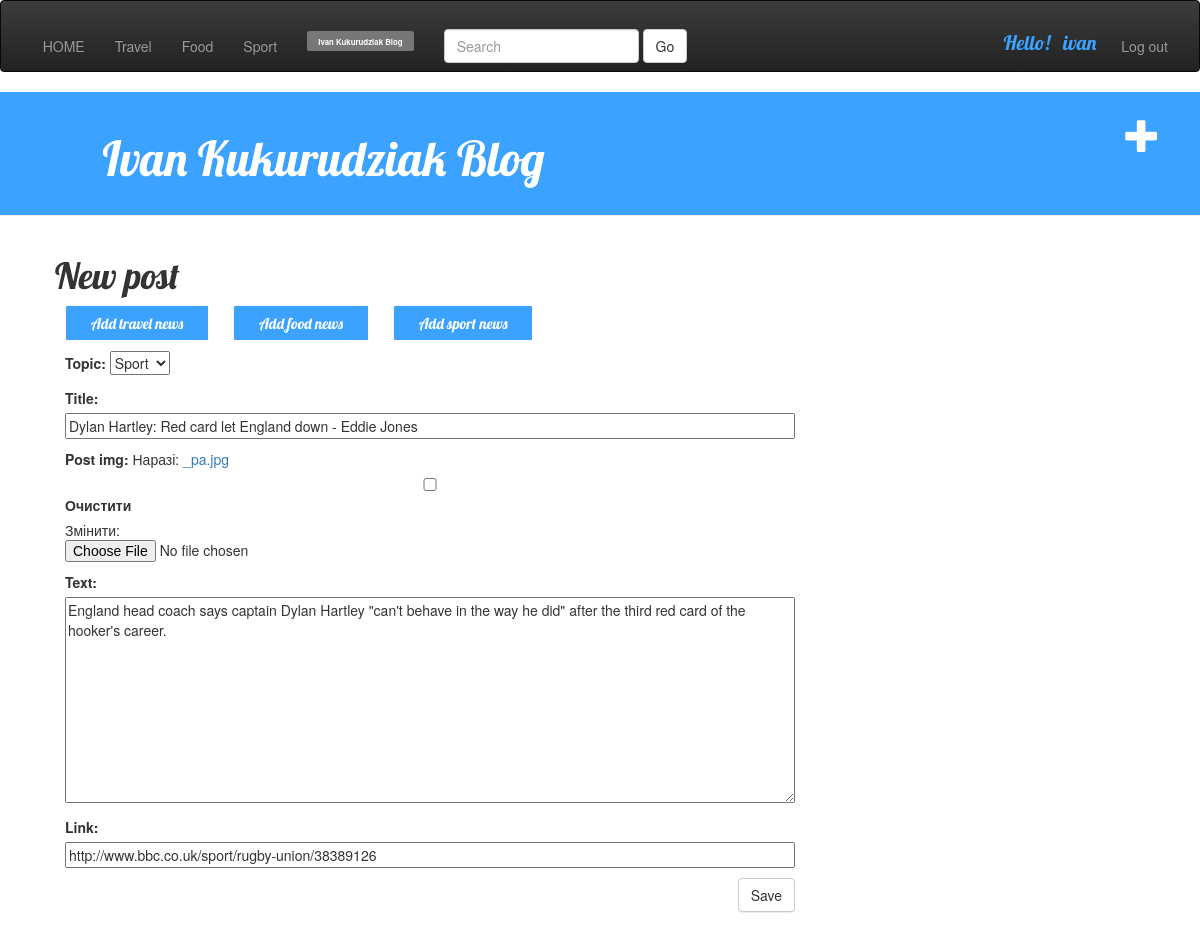
The app's page /post/69/edit/ (signed in) with its own data.
### blog/models.py (models this page shows, shortened)
class Post(models.Model):
    author = models.ForeignKey('auth.User')
    topic = models.CharField(choices=TOPIC_CHOICES,
                                     default='Travel', max_length=50)
    title = models.CharField(max_length= 200)
    post_img = models.ImageField(blank=True,null=True)
    text = models.TextField()
    created_date = models.DateTimeField(default=timezone.now())
    published_date = models.DateTimeField(blank=True,null=True)
    link = models.CharField(max_length=500, blank=True,null=True)

### blog/views.py (the view)
def post_edit(request, pk):
    post = get_object_or_404(Post, pk=pk)
    if request.method == "POST":
        form = PostForm(request.POST, request.FILES, instance=post)
        if form.is_valid():
            post = form.save(commit=False)
            post.author = request.user
            post.published_date = timezone.now()
            post.save()
            return redirect('post_detail', pk=post.pk)
    else:
        form = PostForm(instance=post)
    return render(request, 'blog/post_edit.html', {'form': form})

### blog/forms.py
class PostForm(forms.ModelForm):
    class Meta:
        model = Post
        fields = ( 'topic','title', 'post_img', 'text', 'link')

### blog/templates/blog/post_edit.html
{% extends 'blog/base.html' %}
{% block content %}
    <h1>New post</h1>
    <div class="container-news">
     {% if user.email == 'ivankukurudziak@gmail.com' %}
     <form  action="/add_travelnews" method="get" >
         <button type="submit"class="button-news">Add travel news</button>
     </form>
     <form action="/add_foodnews" method="get" >
         <button type="submit"class="button-news">Add food news</button>
     </form>
     <form action="/add_sportnews" method="get" >
         <button type="submit"class="button-news">Add sport news</button>
     </form></div>
    {% endif %}
    <form method="POST" class="post-form" enctype="multipart/form-data">{% csrf_token %}
        {{ form.as_p }}
        <button type="submit" class="save btn btn-default">Save</button><br><br>
    </form>
{% endblock %}

### blog/templates/blog/base.html (shortened to what this page needs)
<!DOCTYPE html>
{% load static %}
<html lang="uk">
  <head>
    <link rel="stylesheet" href="//maxcdn.bootstrapcdn.com/bootstrap/3.2.0/css/bootstrap.min.css">
    <link rel="stylesheet" href="//maxcdn.bootstrapcdn.com/bootstrap/3.2.0/css/bootstrap-theme.min.css">
    <link rel="stylesheet" href="https://maxcdn.bootstrapcdn.com/bootstrap/3.3.7/css/bootstrap.min.css">
    <link rel="stylesheet" href="{% static 'css/blog.css' %}">
  </head>
<body>
    <nav class="navbar navbar-inverse">
  ...<div class="collapse navbar-collapse" id="bs-example-navbar-collapse-1">
      <ul class="nav navbar-nav">
        <li><a href="/home">&nbsp;&nbsp;&nbsp;HOME </a></li>
        <li><a href="/travel">Travel</a></li>
        <li><a href="/food">Food</a></li>
        <li><a href="/sport">Sport</a></li>
      </ul>
      <form class="navbar-form navbar-left">
          <span class="label label-default" ><a class="label label-default" href="https://vk.com/id_13081992" target="_blank" >Ivan Kukurudziak Blog</a></span>
      </form>
        <form action="/search" class="navbar-form navbar-left" method="get">
                <input type="text" name="q" class="form-control" placeholder="Search">
            <button type="submit" class="btn btn-default">Go</button>
        </form>
      <ul class="nav navbar-nav navbar-right">
        {% if user.is_authenticated %}>
            <li class="username">Hello!&nbsp;&nbsp;&nbsp;{{ user.username }}</li>
            <li><a href="/log_out">Log out&nbsp;&nbsp;</a></li>
        {% else %}
            <li><a href="/log_in">Log in</a></li>
            <li><a href="/sing_up">Sing up&nbsp;&nbsp;&nbsp;&nbsp;</a></li>
        {% endif %}
      </ul>
    </div>
        </nav>
    <div class="page-header" >
            {% if user.email == "ivankukurudziak@gmail.com" %}
                <a href="{% url 'post_new' %}" class="top-menu"><span class="glyphicon glyphicon-plus"></span></a>
            {% endif %}
        <h1><a href="/home">&nbsp;&nbsp;&nbsp;&nbsp;&nbsp;&nbsp;Ivan Kukurudziak Blog</a></h1>
    </div>
    <div class="content container">
        <div class="row">
            <div class="col-md-8">
            {% block content %}
            {% endblock %}
            </div>
        </div>
    </div>
</body>
</html>

### blog/static/css/blog.css (style rules this page uses)
.page-header { background-color: #3ba2ff; margin-top: 0; padding: 20px 20px 20px 40px; }
.page-header h1, .page-header h1 a, .page-header h1 a:visited, .page-header h1 a:active { color: #ffffff; font-size: 36pt; text-decoration: none; }
.content { margin-left: 40px; }
.username { font-size: 20px; font-family: 'Lobster'; color: #3ba2ff; padding: 8px 10px 10px 8px; }
h1, h2, h3, h4 { font-family: 'Lobster', cursive; }
.save { float: right; }
.post-form textarea, .post-form input { width: 100%; }
.top-menu, .top-menu:hover, .top-menu:visited { color: #ffffff; float: right; font-size: 26pt; margin-right: 20px; }
form { margin: 10px; }

### records on screen
Post: topic "Sport", title "Dylan Hartley: Red card let England down - Eddie Jones", text "England head coach says captain Dylan Hartley \"can't behave in the way he did\" after the third red card of the hooker's career.", link "http://www.bbc.co.uk/sport/rugby-union/38389126"

### other values on screen
{{ user.username }} "ivan"
